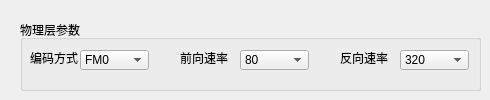
          <widget class="QWidget" name="tab_6">
           <attribute name="title">
            <string>行标协议配置</string>
           </attribute>
           <widget class="QGroupBox" name="groupBox_51">
            <property name="geometry">
             <rect>
              <x>20</x>
              <y>20</y>
              <width>461</width>
              <height>71</height>
             </rect>
            </property>
            <property name="title">
             <string>物理层参数</string>
            </property>
            <widget class="QLabel" name="label_464">
             <property name="geometry">
              <rect>
               <x>10</x>
               <y>30</y>
               <width>51</width>
               <height>16</height>
              </rect>
             </property>
             <property name="text">
              <string>编码方式</string>
             </property>
            </widget>
            <widget class="QComboBox" name="hbCodeType">
             <property name="geometry">
              <rect>
               <x>60</x>
               <y>30</y>
               <width>69</width>
               <height>20</height>
              </rect>
             </property>
             <property name="currentIndex">
              <number>0</number>
             </property>
             <item>
              <property name="text">
               <string>FM0</string>
              </property>
             </item>
             <item>
              <property name="text">
               <string>Miller2</string>
              </property>
             </item>
             <item>
              <property name="text">
               <string>Miller4</string>
              </property>
             </item>
             <item>
              <property name="text">
               <string>Miller8</string>
              </property>
             </item>
            </widget>
            <widget class="QLabel" name="label_474">
             <property name="geometry">
              <rect>
               <x>160</x>
               <y>30</y>
               <width>51</width>
               <height>16</height>
              </rect>
             </property>
             <property name="text">
              <string>前向速率</string>
             </property>
            </widget>
            <widget class="QComboBox" name="hbForwardRate">
             <property name="geometry">
              <rect>
               <x>220</x>
               <y>30</y>
               <width>69</width>
               <height>20</height>
              </rect>
             </property>
             <property name="currentIndex">
              <number>1</number>
             </property>
             <item>
              <property name="text">
               <string>40</string>
              </property>
             </item>
             <item>
              <property name="text">
               <string>80</string>
              </property>
             </item>
            </widget>
            <widget class="QLabel" name="label_475">
             <property name="geometry">
              <rect>
               <x>320</x>
               <y>30</y>
               <width>51</width>
               <height>16</height>
              </rect>
             </property>
             <property name="text">
              <string>反向速率</string>
             </property>
            </widget>
            <widget class="QComboBox" name="hbReverseRate">
             <property name="geometry">
              <rect>
               <x>380</x>
               <y>30</y>
               <width>69</width>
               <height>20</height>
              </rect>
             </property>
             <property name="currentIndex">
              <number>3</number>
             </property>
             <item>
              <property name="text">
               <string>64</string>
              </property>
             </item>
             <item>
              <property name="text">
               <string>137</string>
              </property>
             </item>
             <item>
              <property name="text">
               <string>174</string>
              </property>
             </item>
             <item>
              <property name="text">
               <string>320</string>
              </property>
             </item>
             <item>
              <property name="text">
               <string>128</string>
              </property>
             </item>
             <item>
              <property name="text">
               <string>274</string>
              </property>
             </item>
             <item>
              <property name="text">
               <string>349</string>
              </property>
             </item>
             <item>
              <property name="text">
               <string>640</string>
              </property>
             </item>
            </widget>
           </widget>
          </widget>
